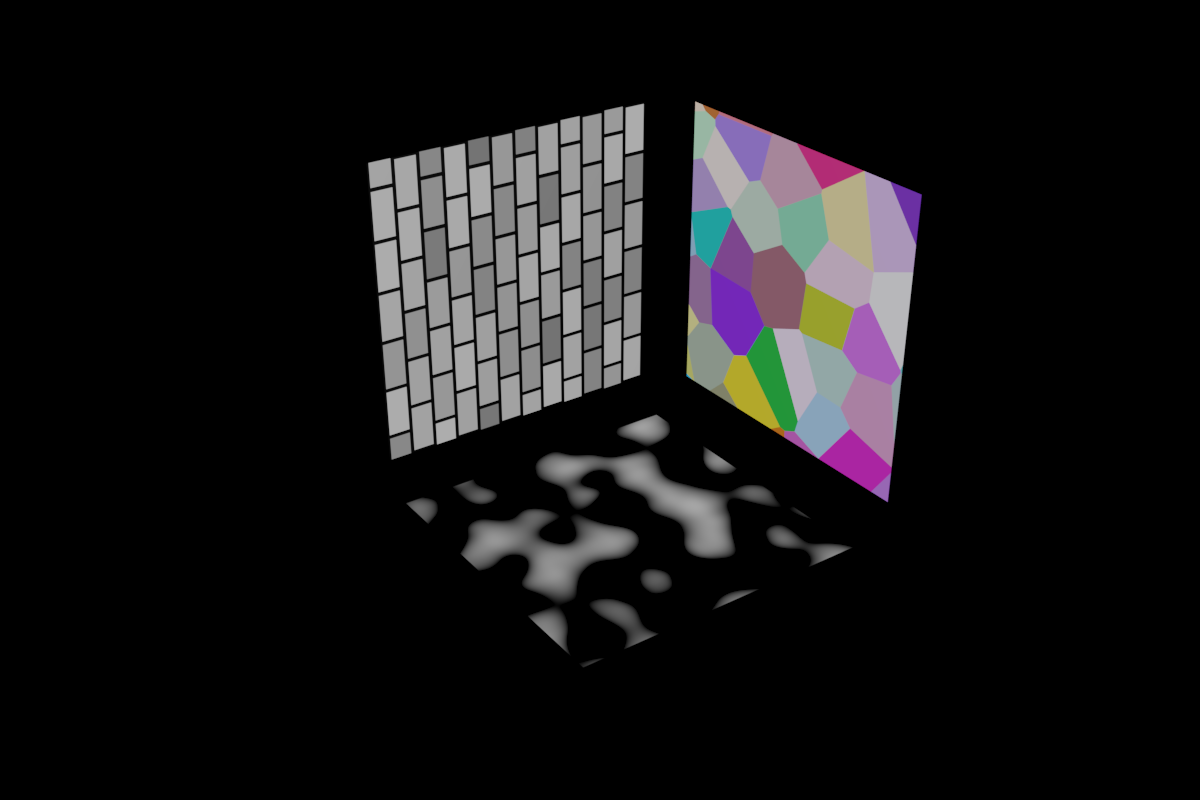
#> input picture Built_stereo_image/Normal_case_1/R.png, 1200 x 800 px
$ python estimation1.py
#> lines starting #> are read from the running program, lines starting #| are printed output that depends on the picture
### calibrated_img.py
import cv2
import matplotlib.pyplot as plt
import numpy as np
from sklearn.linear_model import LinearRegression
import copy
import math
import os


class calibrated_image(object):

    def __init__(self, target_img, template_img, folderName, qThreshold, heThreshold, Gaussian_value):
        # H transform from template to target_img

#> called with target_img = 'R.png', template_img = 'L.png', folderName = 'estimation_result', qThreshold = 0.0001, heThreshold = 1e-05, Gaussian_value = 7
        temp_target_img = cv2.imread(target_img, cv2.IMREAD_GRAYSCALE)
#> temp_target_img: shape (800, 1200); min 0, max 183, mean 21.9
        temp_template_img = cv2.imread(template_img, cv2.IMREAD_GRAYSCALE)
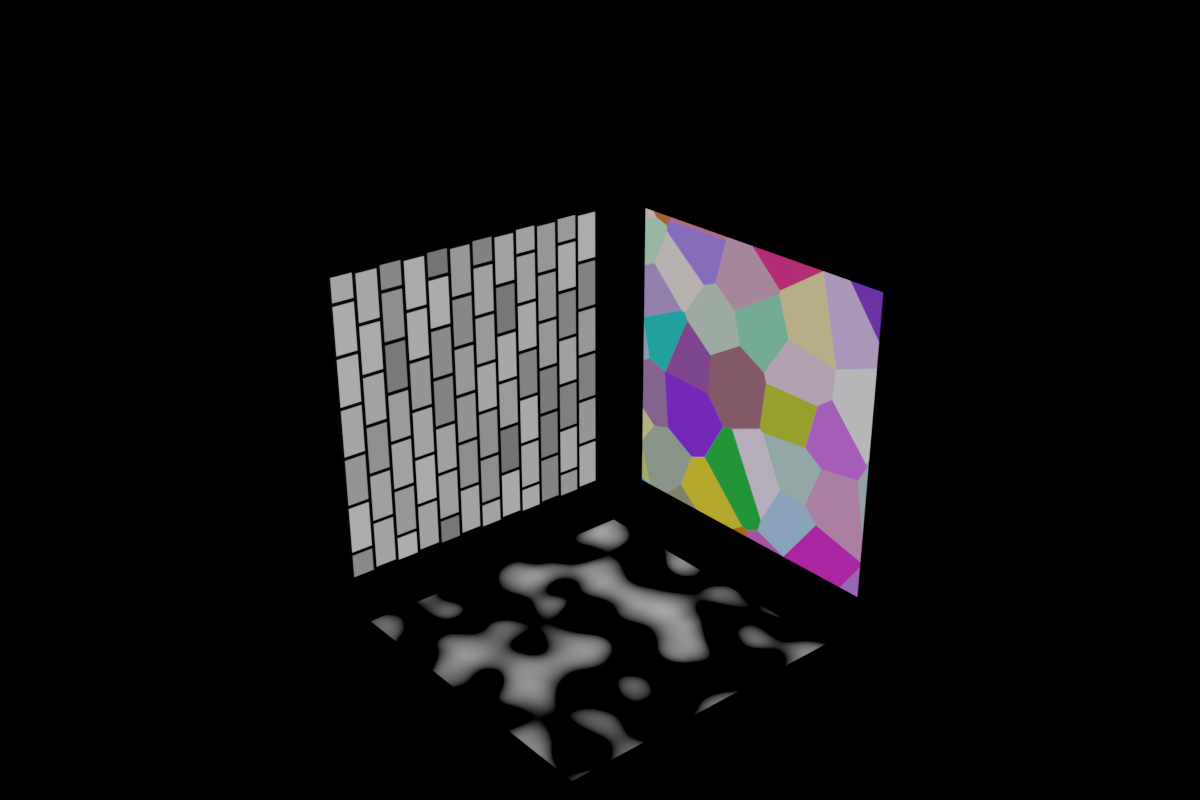
#> input picture Built_stereo_image/Normal_case_1/L.png, 1200 x 800 px
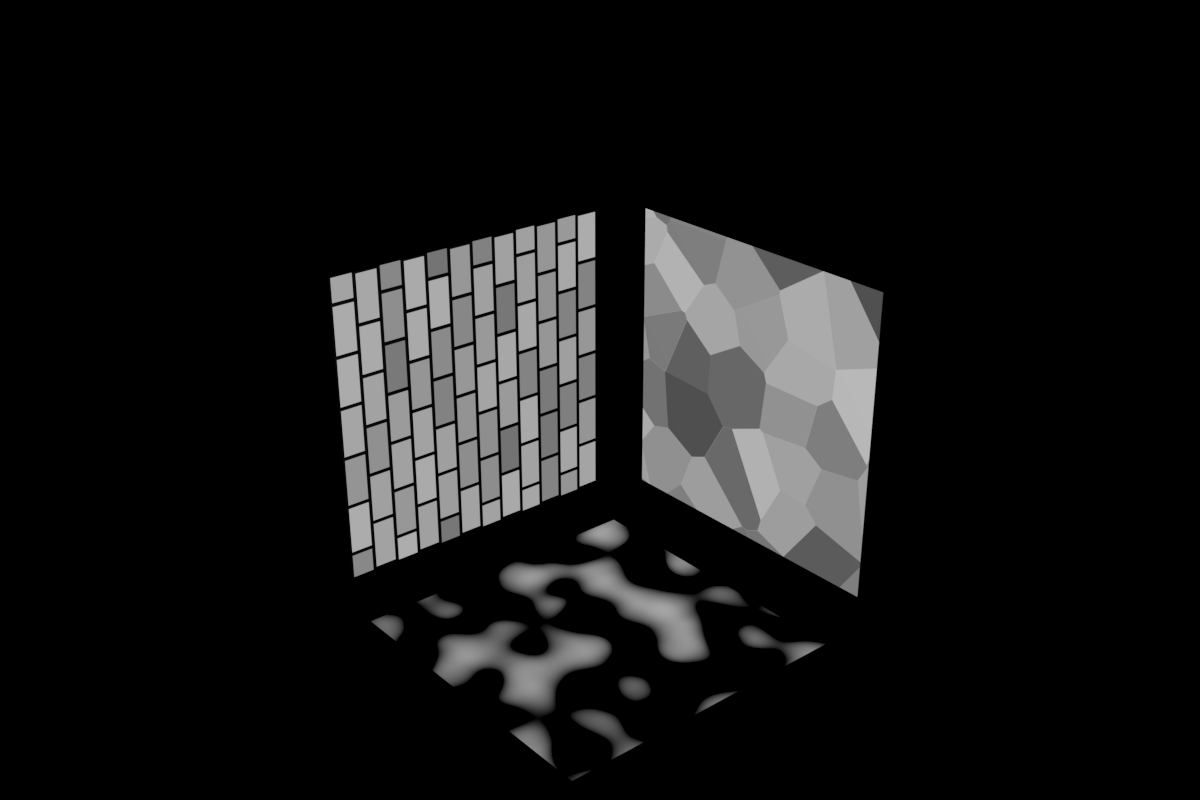
#> temp_template_img: shape (800, 1200); min 0, max 184, mean 21.9

        self.target_img = np.float32(temp_target_img)
        self.template_img = np.float32(temp_template_img)
        # blur the image
        self.target_img_blur = cv2.GaussianBlur(self.target_img, (Gaussian_value, Gaussian_value), 10)
        self.template_img_blur = cv2.GaussianBlur(self.template_img, (Gaussian_value, Gaussian_value), 10)

        self.qThreshold = qThreshold
        self.heThreshold = heThreshold

        cv2.imwrite(folderName + '/original_template_img.png', self.template_img)
        cv2.imwrite(folderName + '/original_target_img.png', self.target_img)

    def q_update(self, field, pyrNum, fieldNum, target_img_pyramid, template_img_pyramid,
                 q, e, H_inf, r_correct, pyramidOrNot, radiometricOrNot):
        # I define q is a 3 * 1 dimension matrix. But it is in fact q_transpose. In this way, it's easy to multiple
        # e and q.T.
        convergeOrNot = 1
        if pyramidOrNot == 0:
            if radiometricOrNot == 1:
                q_in_func = copy.deepcopy(q)
                r_in_func = copy.deepcopy(r_correct)
                for i in range(fieldNum):  # for different patch

                    field_x = copy.deepcopy(field[i])

                    Delta = self.improve_parameter(q_in_func[i], e, H_inf, r_in_func[i], target_img_pyramid,
                                                   template_img_pyramid, radiometricOrNot, field_x)

                    count = 0
                    while np.linalg.norm(Delta) / np.linalg.norm(np.concatenate((q_in_func[i], r_in_func[i]), axis=0)) \
                            > self.qThreshold:
                        count = count + 1
                        if count > 50:
                            convergeOrNot = 0
                            print(i, 'patch: q cycle is more than 50 cycles')
                            break
                        Delta = Delta
                        q_in_func[i] = q_in_func[i] + Delta[0:3, 0].reshape(3, 1)
                        r_in_func[i] = r_in_func[i] + Delta[3:5, 0].reshape(2, 1)

                        Delta = self.improve_parameter(q_in_func[i], e, H_inf, r_in_func[i], target_img_pyramid,
                                                       template_img_pyramid, radiometricOrNot, field_x)
            else:
                q_in_func = copy.deepcopy(q)
                r_in_func = copy.deepcopy(r_correct)
                for i in range(fieldNum):  # for different patch

                    field_x = copy.deepcopy(field[i])

                    Delta = self.improve_parameter(q_in_func[i], e, H_inf, r_in_func[i], target_img_pyramid,
                                                   template_img_pyramid, radiometricOrNot, field_x)

                    count = 0
                    while np.linalg.norm(Delta) / np.linalg.norm(
                            q_in_func[i]) > self.qThreshold:  # Need to be adjusted
                        count = count + 1
                        if count > 50:
                            convergeOrNot = 0
                            print(i, 'patch: q cycle is more than 50 cycles')
                            break
                        Delta = Delta
                        q_in_func[i] = q_in_func[i] + Delta

                        Delta = self.improve_parameter(q_in_func[i], e, H_inf, r_in_func[i], target_img_pyramid,
                                                       template_img_pyramid, radiometricOrNot, field_x)
        else:

            q_in_func = copy.deepcopy(q)

            for i in range(fieldNum):  # for different patch

                field_x = copy.deepcopy(field[i])

                for j in range(pyrNum, -1, -1):  # for different layer

                    Delta_q = self.improve_parameter(q_in_func[i], e, H_inf, target_img_pyramid[j],
                                                     template_img_pyramid[j], field_x)

                    count = 0
                    while abs(Delta_q[0, 0]) > 0.01 or abs(Delta_q[1, 0]) > 0.01 or abs(
                            Delta_q[2, 0]) > 0.1:  # Need to be adjusted
                        count = count + 1
                        if count > 50:
                            print('q cycle is more than 50 cycles')
                            convergeOrNot = 0
                            break

                        Delta_q = Delta_q
                        q_in_func[i] = q_in_func[i] + Delta_q[i]

                        # warped_img = self.warp_image(q_in_func[i], e, H_inf, target_img_pyramid[j], template_img_pyramid[j])
                        Delta_q = self.improve_parameter(q_in_func[i], e, H_inf, target_img_pyramid[j],
                                                         template_img_pyramid[j], field_x)

                    # change the parameter to  next layer
                    if j != 0:
                        q_in_func[i][0, 2] = q_in_func[i][0, 2] * 2
                        for k in range(4):
                            field_x[k] = field_x[k] * 2

        print("q:", q_in_func)
        print('r_correct:', r_in_func)
        return q_in_func, r_in_func, convergeOrNot

    # [104 lines left out: function H_inf_and_e_update, not called in this run]

    def improve_parameter(self, q, e, H_inf, r_correct, target_img, template_img, radiometricOrNot,
                          *correspondings_field):
        if radiometricOrNot == 1:
            A_matrix = np.zeros((5, 5))
            B_matrix = np.zeros((5, 1))

            warped_img = self.warp_image(q, e, H_inf, target_img, template_img)

            ImageDerivativeX = cv2.Sobel(target_img, -1, 1, 0, ksize=-1)
            ImageDerivativeX_warp = self.warp_image(q, e, H_inf, ImageDerivativeX, template_img)
            ImageDerivativeY = cv2.Sobel(target_img, -1, 0, 1, ksize=-1)
            ImageDerivativeY_warp = self.warp_image(q, e, H_inf, ImageDerivativeY, template_img)

            for field in correspondings_field:
                x_min_improve = field[0]
                x_max_improve = field[0] + field[1]
                y_min_improve = field[2]
                y_max_improve = field[2] + field[3]
                for y in range(y_min_improve, y_max_improve, 1):
                    for x in range(x_min_improve, x_max_improve, 1):
                        # coordinate in template img
                        x_ij = np.array([[x],
                                         [y],
                                         [1]])

                        # dimension fo H is 3*3
                        H = np.matmul((H_inf + np.matmul(e, q.T)), x_ij)

                        # dimension of D_N is 2*3
                        D_N = np.array([[1, 0, 0],
                                        [0, 1, 0]]) / H[2] \
                              - np.matmul(H[0:2], np.array([[0, 0, 1]])) / (H[2] * H[2])

                        # Derivative of I_2 (warped img)
                        D_I_12 = np.array([ImageDerivativeX_warp[y, x], ImageDerivativeY_warp[y, x]]).reshape(1, 2)

                        # D_I after dehomogenous 1*3
                        D_I_dehomogenous = np.matmul(D_I_12, D_N)

                        # M_1 is the part for Delta p in A_matrix. Dimension is 1 * 3
                        M_1 = np.matmul(np.matmul(D_I_dehomogenous, e), np.transpose(x_ij))

                        # M_2 is the part for Delta a and Delta b in A_matrix. Dimension is 1 * 2
                        M_2 = np.array([[template_img[y, x], 1]])

                        # M is the factor of variable dimension is 1*5
                        M = np.concatenate((M_1, -M_2), axis=1)

                        # difference between template image and warped image
                        d = r_correct[0, 0] * int(template_img[y, x]) + r_correct[1, 0] - int(warped_img[y, x])

                        # dimension of A_matrix is 5 * 5
                        # dimension of B_matrix is 5 * 1
                        A_matrix = A_matrix + np.matmul(np.transpose(M), M)
                        B_matrix = B_matrix + d * np.transpose(M)

            # dimension of q is 5 * 1
            Delta = np.matmul(np.linalg.pinv(A_matrix), B_matrix)
        else:
            A_matrix = np.zeros((3, 3))
            B_matrix = np.zeros((3, 1))

            warped_img = self.warp_image(q, e, H_inf, target_img, template_img)

            ImageDerivativeX = cv2.Sobel(target_img, -1, 1, 0, ksize=-1)
            ImageDerivativeX_warp = self.warp_image(q, e, H_inf, ImageDerivativeX, template_img)
            ImageDerivativeY = cv2.Sobel(target_img, -1, 0, 1, ksize=-1)
            ImageDerivativeY_warp = self.warp_image(q, e, H_inf, ImageDerivativeY, template_img)

            for field in correspondings_field:
                x_min_improve = field[0]
                x_max_improve = field[0] + field[1]
                y_min_improve = field[2]
                y_max_improve = field[2] + field[3]
                for y in range(y_min_improve, y_max_improve, 1):
                    for x in range(x_min_improve, x_max_improve, 1):
                        # coordinate in template img
                        x_ij = np.array([[x],
                                         [y],
                                         [1]])

                        # dimension fo H is 3*3
                        H = np.matmul((H_inf + np.matmul(e, q.T)), x_ij)

                        # dimension of D_N is 2*3
                        D_N = np.array([[1, 0, 0],
                                        [0, 1, 0]]) / H[2] \
                              - np.matmul(H[0:2], np.array([[0, 0, 1]])) / (H[2] * H[2])

                        # Derivative of I_2 (warped img)
                        D_I_12 = np.array([ImageDerivativeX_warp[y, x], ImageDerivativeY_warp[y, x]]).reshape(1, 2)

                        # D_I after dehomogenous 1*3
                        D_I_dehomogenous = np.matmul(D_I_12, D_N)

                        # M_1 is the part for Delta p in A_matrix. Dimension is 1 * 3
                        M_1 = np.matmul(np.matmul(D_I_dehomogenous, e), np.transpose(x_ij))

                        # M_2 is the part for Delta a and Delta b in A_matrix. Dimension is 1 * 2
                        # M_2 = np.array([[template_img[y, x], 1]])

                        # M is the factor of variable dimension is 1*3
                        M = M_1

                        # difference between template image and warped image
                        d = r_correct[0, 0] * int(template_img[y, x]) + r_correct[1, 0] - int(warped_img[y, x])

                        # dimension of A_matrix is 3 * 3
                        # dimension of B_matrix is 3 * 1
                        A_matrix = A_matrix + np.matmul(np.transpose(M), M)
                        B_matrix = B_matrix + d * np.transpose(M)

                        # dimension of q is 3 * 1
            Delta = np.matmul(np.linalg.pinv(A_matrix), B_matrix)

        return Delta

    def warp_image(self, q, e, H_inf, target_img, template_img):
        """
        Here we calculate the H from template to target, so when we warp image, we have to use inv(H)
        """
        H = H_inf + np.matmul(e, q.T)
        # print('p=', p)
        # print('e1=', e1)
        # print('H=', H)

        width_x = np.array(template_img).shape[1]
        height_y = np.array(template_img).shape[0]
        warped_img = cv2.warpPerspective(target_img, H, (width_x, height_y),
                                         flags=cv2.INTER_LINEAR + cv2.WARP_INVERSE_MAP)
        # [4 lines of commented-out code are left out]
        return warped_img

    # [33 lines left out: functions show_difference_of_warp_image, psnr, not called in this run]

    def build_image_pyramid(self, NumLayer, use_or_not):
        if use_or_not == 1:
            layer_2_trans = np.copy(self.target_img)
            layer_of_form = np.copy(self.template_img)
            target_img_pyramid = [layer_2_trans]
            template_img_pyramid = [layer_of_form]

            for i in range(NumLayer):
                # NumLayer doesn't include the original image
                layer_2_trans = cv2.pyrDown(layer_2_trans)
                layer_of_form = cv2.pyrDown(layer_of_form)
                target_img_pyramid.append(layer_2_trans)
                template_img_pyramid.append(layer_of_form)
        else:
            target_img_pyramid = [self.target_img_blur, self.target_img]
            template_img_pyramid = [self.template_img_blur, self.template_img]
        return target_img_pyramid, template_img_pyramid

    # [320 lines left out: functions read_ground_truth, read_estimation_result, calculate_RMSD, disparity_of_stereo_img, calculate_RMSD_stereo, calulate_paramater and 3 more, not called in this run]

### Built_stereo_image/Normal_case_1/estimation1.py
import time

import calibrated_img as cali

import numpy as np
import cv2

import copy
import os


recordTime = time.time()
startTime = time.strftime("%H%M%S")

# save the image in a folder
folderName = 'estimation_result'
if not os.path.exists(folderName):
    os.makedirs(folderName)

# save the result in txt.file
text_name = folderName + '/Estimation.txt'
text = open(text_name, 'w+')

text_name2 = folderName + '/Estimation_number.txt'
text_num = open(text_name2, 'w+')

# three target area in bottom(with small label) layer of pyramid for left_img(template_img 1)
'''
Rectangle Selection
  X: 368
  Y: 310
  Width: 209
  Height: 168
Rectangle Selection
  X: 674
  Y: 295
  Width: 156
  Height: 194
Rectangle Selection
  X: 483
  Y: 582
  Width: 216
  Height: 114
In form [x, width, y, height]
'''
fieldNum = 3
field_0 = [368, 209, 310, 168]
field_1 = [674, 156, 295, 194]
field_2 = [483, 216, 582, 114]
fieldBottom = [field_0, field_1, field_2]

# threshold definition
qThreshold = 1e-4
heThreshold = 1e-5

# left as target image, right as template image. H transform template to target(right to left)
test = cali.calibrated_image('R.png', 'L.png', folderName, qThreshold, heThreshold, 7)

# build the image Pyramid(pyrNum doesn't include original image)
# 0 layer is the original Image
pyrNum = 2
target_img_pyramid, template_img_pyramid = test.build_image_pyramid(pyrNum, 0)
#> target_img_pyramid = 2 items; template_img_pyramid = 2 items

# initialization of H_inf, e and q_n from the GPS and INS data.
H_inf = np.array([[9.657e-01, -8.368e-03, 1.391e+02],
                  [2.192e-02, 1.015e+00, -1.237e+02],
                  [-5.081e-05, 4.744e-05, 1.006e+00]], dtype=np.float32)
e = np.array([-7.242e+02, -1.645e+01, 3.812e-02], dtype=np.float32).reshape(3, 1)

# build the field to top layer
fieldTop = copy.deepcopy(fieldBottom)
for i in range(fieldNum):
    for j in range(4):
        fieldTop[i][j] = int(fieldTop[i][j] / 2 ** pyrNum)

a_0, b_0, c_0 = -5.962e-05, -3.003e-05, 1.443e-01
a_1, b_1, c_1 = 8.154e-05, -2.891e-05, 5.566e-02
a_2, b_2, c_2 = 0.00000000e+00, 1.155e-04, 3.459e-02
q = [np.array([a_0, b_0, c_0], dtype=np.float32).reshape(3, 1),
     np.array([a_1, b_1, c_1], dtype=np.float32).reshape(3, 1),
     np.array([a_2, b_2, c_2], dtype=np.float32).reshape(3, 1)]

a, b = 1.0, 0.0
r_correct = [np.array([a, b], dtype=np.float32).reshape(2, 1), np.array([a, b], dtype=np.float32).reshape(2, 1),
             np.array([a, b], dtype=np.float32).reshape(2, 1)]

max_loop_Number = 6

for i in range(max_loop_Number):

    print("loop Number:", i + 1)

    # calculate q for different patches, pyramidOrNot = 0 means only calculating the original layer.
#> (the run stopped early here; a loop or call above may not have finished)
